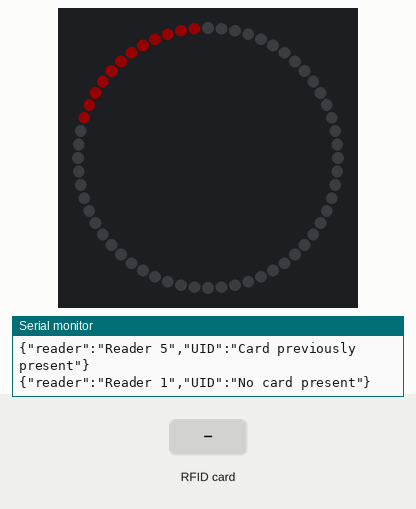
Recording of a sketch running on a simulated Arduino Uno, built with avr-gcc and run on an emulated ATmega328P. Shown: 60 RGB LEDs in a ring, first at the top, clockwise, the last lines printed to the serial monitor. Inputs (shaded band) come from the test bench. Dim RGB values are drawn brighter than linear.

Above: at 4.07 s.
At 4.6 s:
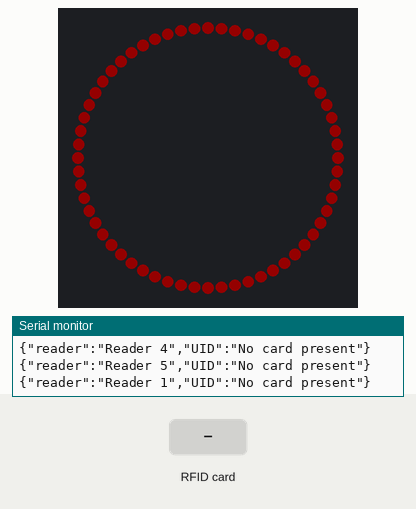
4.7 s: RFID card 5E 7A 19 C4 held to the reader
At 5.1 s:
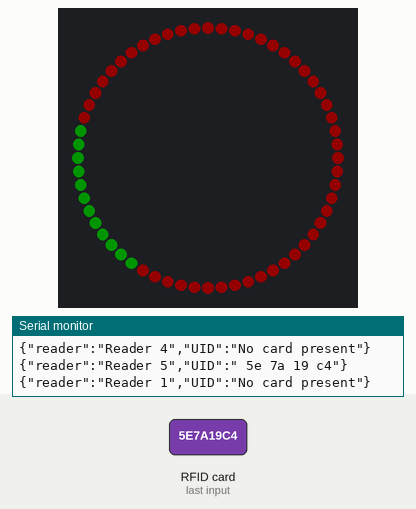
Timing chart, 0 to 7.7 s (numbered marks = the images above; inputs shaded):
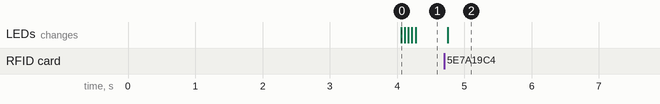

Measured:
- after the input at 4.7 s, the LEDs: change after 0.05 s (image 2)

The sketch:

final-sketch.ino
```cpp
#include <SPI.h>
#include <MFRC522.h>
#include <ArduinoJson.h>
#include <FastLED.h>

// Reader pins
#define RST_PIN_1 8
#define CS_PIN_1 10
#define RST_PIN_2 9
#define CS_PIN_2 7
#define RST_PIN_3 6
#define CS_PIN_3 5
#define RST_PIN_4 4
#define CS_PIN_4 3
#define RST_PIN_5 A0
#define CS_PIN_5 2

MFRC522 mfrc522_1(CS_PIN_1, RST_PIN_1);
MFRC522 mfrc522_2(CS_PIN_2, RST_PIN_2);
MFRC522 mfrc522_3(CS_PIN_3, RST_PIN_3);
MFRC522 mfrc522_4(CS_PIN_4, RST_PIN_4);
MFRC522 mfrc522_5(CS_PIN_5, RST_PIN_5);

// LED ring configuration
#define DATA_PIN A1
#define NUM_LEDS_PER_RING 12
#define NUM_RINGS 5
#define NUM_LEDS (NUM_LEDS_PER_RING * NUM_RINGS)
CRGB leds[NUM_LEDS];

// Timing variables
unsigned long previousMillis1 = 0;
unsigned long previousMillis2 = 0;
unsigned long previousMillis3 = 0;
unsigned long previousMillis4 = 0;
unsigned long previousMillis5 = 0;

const long interval = 500;
const long presenceThreshold = 1500; // Time threshold for presence detection
const int maxNoCardCount = 8; // Maximum "No card present" count

// State tracking variables
struct ReaderState {
  unsigned long lastDetectedTime;
  bool isPresent;
  int noCardCount;
};

ReaderState readerStates[NUM_RINGS];

void setup() {
  Serial.begin(9600);
  while (!Serial);
  Serial.println("Initializing...");

  SPI.begin();
  Serial.println("SPI bus initialized.");

  mfrc522_1.PCD_Init();
  mfrc522_2.PCD_Init();
  mfrc522_3.PCD_Init();
  mfrc522_4.PCD_Init();
  mfrc522_5.PCD_Init();
  Serial.println("RFID readers initialized.");

  FastLED.addLeds<WS2812, DATA_PIN, GRB>(leds, NUM_LEDS);
  FastLED.clear();
  FastLED.show();
}

void loop() {
  unsigned long currentMillis = millis();

  if (currentMillis - previousMillis1 >= interval) {
    previousMillis1 = currentMillis;
    checkReader(mfrc522_1, "Reader 1", 4);
  }

  if (currentMillis - previousMillis2 >= interval) {
    previousMillis2 = currentMillis;
    checkReader(mfrc522_2, "Reader 2", 0);
  }

  if (currentMillis - previousMillis3 >= interval) {
    previousMillis3 = currentMillis;
    checkReader(mfrc522_3, "Reader 3", 1);
  }

  if (currentMillis - previousMillis4 >= interval) {
    previousMillis4 = currentMillis;
    checkReader(mfrc522_4, "Reader 4", 2);
  }

  if (currentMillis - previousMillis5 >= interval) {
    previousMillis5 = currentMillis;
    checkReader(mfrc522_5, "Reader 5", 3);
  }
}

void checkReader(MFRC522 &reader, const char *readerName, int ringIndex) {
  DynamicJsonDocument nfcDoc(1024);
  unsigned long currentMillis = millis();

  bool cardDetected = reader.PICC_IsNewCardPresent() && reader.PICC_ReadCardSerial();

  if (!cardDetected) {
    cardDetected = reader.PICC_IsNewCardPresent() && reader.PICC_ReadCardSerial(); }

  if (cardDetected) {
    String uidStr = "";
    for (byte i = 0; i < reader.uid.size; i++) {
      uidStr += String(reader.uid.uidByte[i] < 0x10 ? " 0" : " ");
      uidStr += String(reader.uid.uidByte[i], HEX);
    }

    readerStates[ringIndex].lastDetectedTime = currentMillis;
    readerStates[ringIndex].isPresent = true;
    readerStates[ringIndex].noCardCount = 0; // Reset no card count

    nfcDoc["reader"] = readerName;
    nfcDoc["UID"] = uidStr;

    // Turn on the LED ring corresponding to the reader
    setRingColor(ringIndex, 0, 20, 0);
  } else {
    readerStates[ringIndex].noCardCount++;

    if (readerStates[ringIndex].noCardCount >= maxNoCardCount) {
      if (currentMillis - readerStates[ringIndex].lastDetectedTime > presenceThreshold) {
        readerStates[ringIndex].isPresent = false;
      }

      nfcDoc["reader"] = readerName;
      nfcDoc["UID"] = "No card present";

      // Update LED ring based on presence state
      setRingColor(ringIndex, 20, 0, 0);
    } else {
      nfcDoc["reader"] = readerName;
      nfcDoc["UID"] = "Card previously present";
    }
  }

  serializeJson(nfcDoc, Serial);
  Serial.println();
}

void setRingColor(int ringIndex, int red, int green, int blue) {
  int startIndex = ringIndex * NUM_LEDS_PER_RING;
  int endIndex = startIndex + NUM_LEDS_PER_RING;
  for (int i = startIndex; i < endIndex; i++) {
    leds[i] = CRGB(red, green, blue);
  }
  FastLED.show();
}
```
